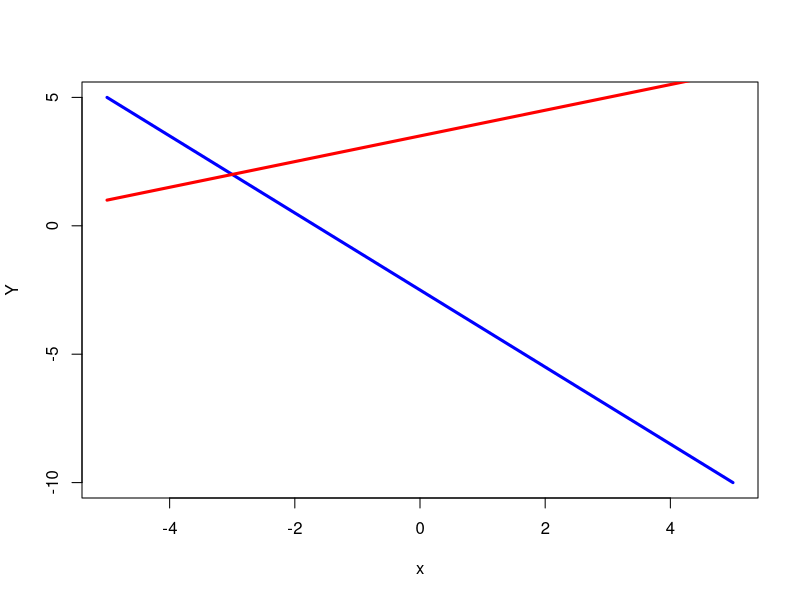
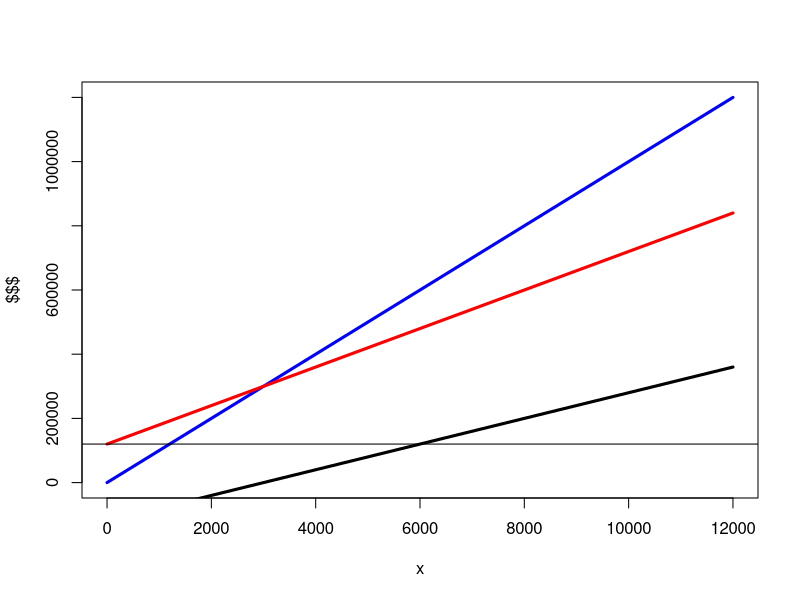

The R source for these figures, in order:
## ---- chunk 1
f<-function(x){(-3/2)*x -(5/2)} 
g<-function(x){(1/2)*x +7/2} 
plot(f, -5, 5, lwd=3, col="blue", ylab = "Y") 
plot(g, -5,5, lwd=3, col="red", add=T)
## ---- chunk 2
Pv = 100 
Q = 12000 
Cf=120000 
Cvu = 60
## ---- chunk 3
L = (Pv - Cvu)*Q - Cf 
L

## ---- chunk 4
M1 = Pv - Cvu 
M1
Qeq = Cf / M1 
Qeq
## ---- chunk 5
Leq = (Pv - Cvu)*Qeq - Cf 
Leq
## ---- chunk 6
L1 = 400000 
Cf1 = M1*Q - L1 
Cf1
## ---- chunk 7

Cf2 = 0.95*Cf 
Cf2 
L2 = (Pv - Cvu)*Q - Cf2 
L2
## ---- chunk 8

Cv1 = 0.95*(Cvu*Q) 
Cv1 
L3 = Pv*Q - (Cv1 + Cf) 
L3
## ---- chunk 9
fRT<-function(Q){Pv*Q} 
plot(fRT, 0, 12000, lwd=3, col="blue", ylab = "$$$")

fCT<- function(Q){Cvu*Q +Cf} 
plot(fCT, 0, 12000, lwd=3, col="red",add=T) 
abline(h=120000)

fL<- function(Q){(Pv-Cvu)*Q - Cf} 
plot(fL, 0, 12000, lwd=3, col="black",add=T)
